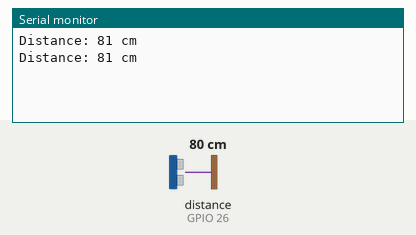
This sketch was run on a simulated ESP32. On the bench: the last lines printed to the serial monitor. Inputs (shaded band) come from the test bench; at power-on: distance to the obstacle (sensor on GPIO 26) 80 cm. The echo pulse lasts 58.3 µs per cm.

Above: at 3.3 s.
3.4 s: distance to the obstacle (sensor on GPIO 26) set to 2 cm
At 4.9 s:
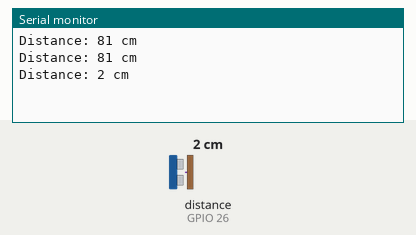
6.2 s: distance to the obstacle (sensor on GPIO 26) set to 4 cm
At 7.7 s:
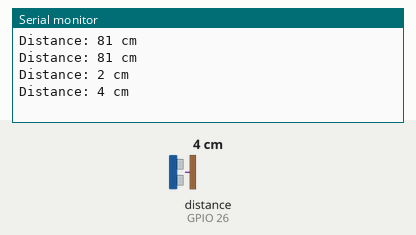
Timing chart, 0 to 9.2 s (numbered marks = the images above; inputs shaded):
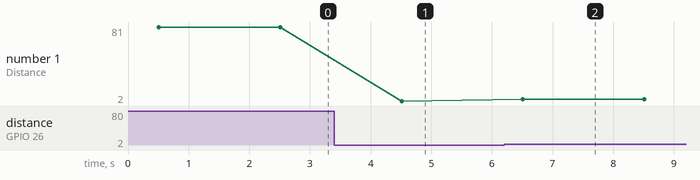

The sketch:

testhcr04.ino
```cpp
#include <NewPing.h>

#define TRIGGER_PIN 27
#define ECHO_PIN 26
#define MAX_DISTANCE 200 // Maximum distance to measure in centimeters

NewPing sonar(TRIGGER_PIN, ECHO_PIN, MAX_DISTANCE);

void setup() {
  Serial.begin(9600); // Initialize serial communication
}

void loop() {
  delay(500); // Wait for a moment
  unsigned int distance = sonar.ping_cm(); // Measure distance in centimeters
  Serial.print("Distance: ");
  Serial.print(distance);
  Serial.println(" cm");
  delay(1500);
}
```

Measured:
- after the input at 3.4 s, the serial monitor: prints a new line after 1.1 s (image 1)
- after the input at 6.2 s, the serial monitor: prints a new line after 0.31 s (image 2)
- plotted number 1: 81 → 2 after the input at 3.4 s, 2 → 4 after the input at 6.2 s
